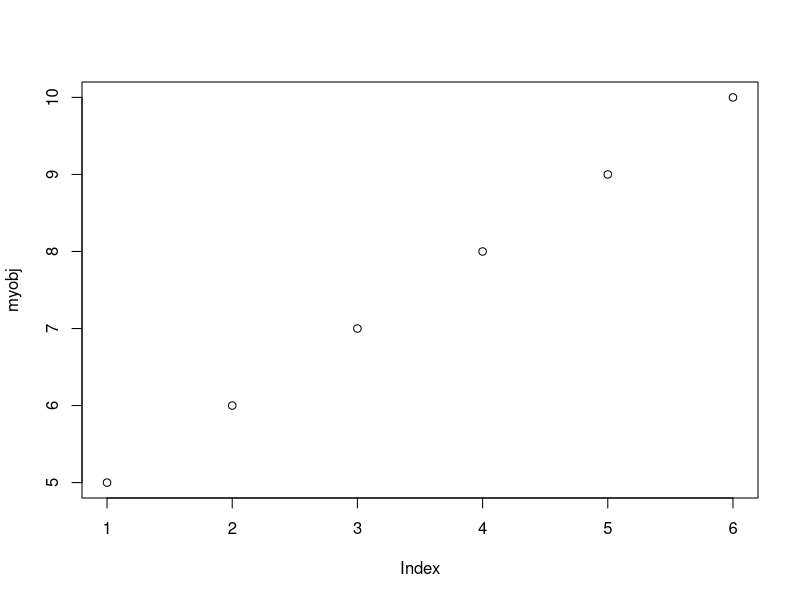

This figure's R source:
myobj=5:10
sum(myobj)
plot(myobj)

set.seed(65)
runif(9,3,6)
(4+4)^2

for(i in 1:10){print(i)}
?airmiles
head(airmiles)
tail(airmiles)
myfun=function(x){x+x}
myfun(10)
